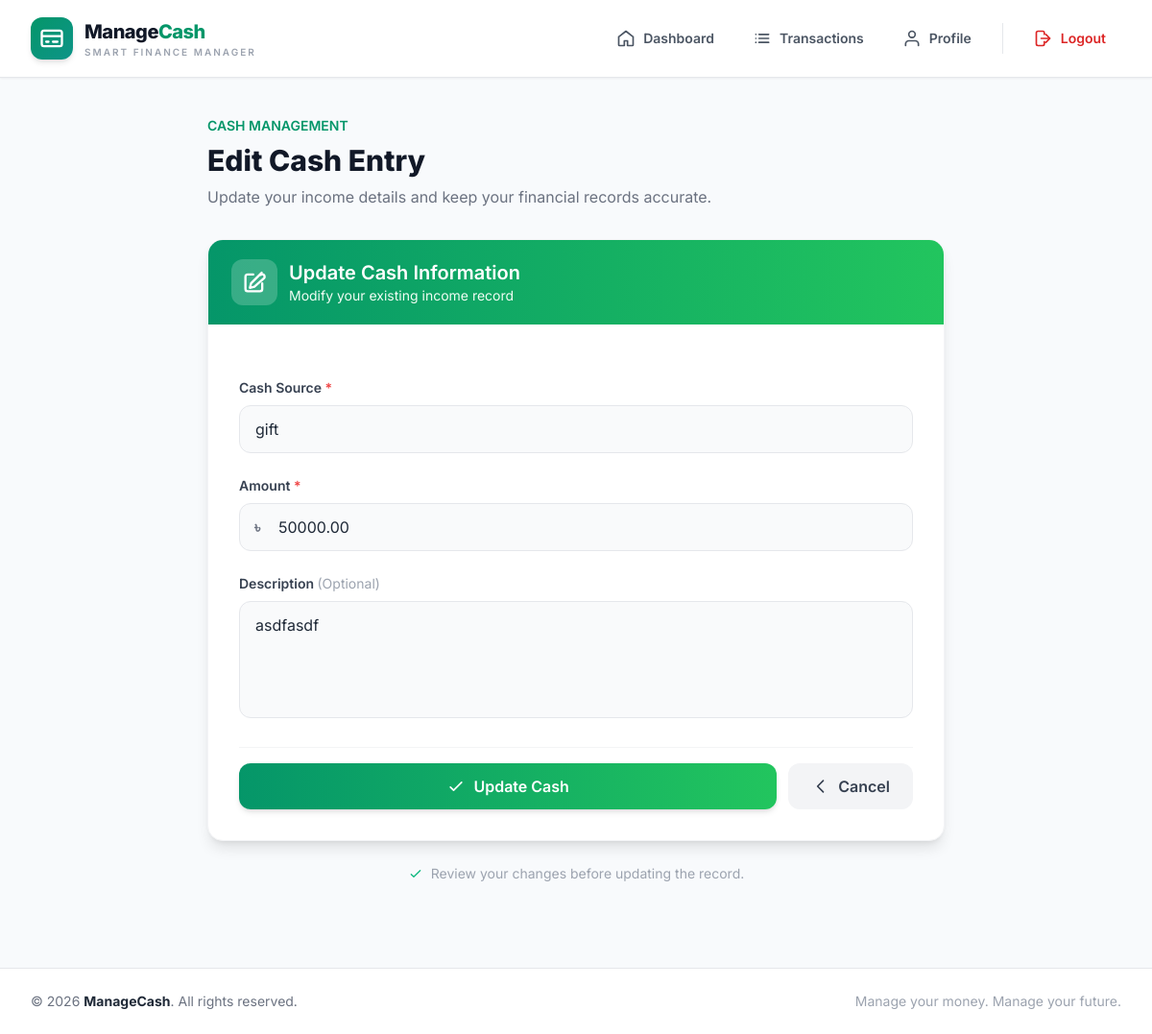
Screenshot of /edit-cash/5/ (signed in) with the database file from the repository.
### ManageCash/models.py (models this page shows, shortened)
class AddCash(models.Model):
	user = models.ForeignKey(User, on_delete=models.CASCADE, related_name='cash_entries')
	source = models.CharField(max_length=200)
	datetime = models.DateTimeField(auto_now_add=True)
	amount = models.DecimalField(max_digits=12, decimal_places=2)
	description = models.TextField(blank=True)

### ManageCash/views.py (the view, shortened to what this page needs)
# urls.py: path('edit-cash/<int:pk>/', views.edit_cash, name='edit_cash'),
@login_required
def edit_cash(request, pk):
    cash = get_object_or_404(AddCash, pk=pk, user=request.user)
    return render(request, 'ManageCash/edit_cash.html', {'cash': cash})

### ManageCash/templates/ManageCash/edit_cash.html (shortened to what this page needs)
{% extends 'ManageCash/base.html' %}
{% block content %}
<div class="max-w-3xl mx-auto">
    <div class="mb-8">
        <p class="text-sm font-semibold text-emerald-600 mb-2">
            CASH MANAGEMENT
        </p>
        <h2 class="text-3xl font-extrabold text-gray-900">
            Edit Cash Entry
        </h2>
        <p class="text-gray-500 mt-2">
            Update your income details and keep your financial records accurate.
        </p>
    </div>
    <div class="bg-white rounded-2xl shadow-lg border border-gray-100 overflow-hidden">
        <div class="bg-gradient-to-r from-emerald-600 to-green-500 px-6 py-5">
            <div class="flex items-center gap-3">
                <div class="w-12 h-12 bg-white/20 rounded-xl flex items-center justify-center">
                    <svg xmlns="http://www.w3.org/2000/svg"
                         class="w-7 h-7 text-white"
                         fill="none"
                         viewBox="0 0 24 24"
                         stroke="currentColor"
                         stroke-width="2">
                        <path stroke-linecap="round"
                              stroke-linejoin="round"
                              d="M11 5H6a2 2 0 00-2 2v11a2 2 0 002 2h11a2 2 0 002-2v-5m-1.5-7.5a2.12 2.12 0 013 3L12 16l-4 1 1-4 9.5-9.5z"/>
                    </svg>
                </div>
                <div>
                    <h3 class="text-xl font-semibold text-white">
                        Update Cash Information
                    </h3>
                    <p class="text-green-50 text-sm">
                        Modify your existing income record
                    </p>
                </div>
            </div>
        </div>
        <form method="post" class="p-6 md:p-8 space-y-6">
            <div>
                <label for="source"
                       class="block text-sm font-semibold text-gray-700 mb-2">
                    Cash Source
                    <span class="text-red-500">*</span>
                </label>
                <input
                    type="text"
                    name="source"
                    id="source"
                    value="{{ cash.source }}"
                    placeholder="e.g. Salary, Business, Freelancing"
                    class="w-full px-4 py-3 rounded-xl border border-gray-200 bg-gray-50 focus:bg-white focus:border-emerald-500 focus:ring-4 focus:ring-emerald-100 outline-none transition duration-200"
                    required
                >
            </div>
            <div>
                <label for="amount"
                       class="block text-sm font-semibold text-gray-700 mb-2">
                    Amount
                    <span class="text-red-500">*</span>
                </label>
                <div class="relative">
                    <span class="absolute left-4 top-1/2 -translate-y-1/2 text-gray-500 font-semibold">
                        ৳
                    </span>
                    <input
                        type="number"
                        name="amount"
                        id="amount"
                        value="{{ cash.amount }}"
                        placeholder="Enter amount"
                        min="0"
                        step="0.01"
                        class="w-full pl-10 pr-4 py-3 rounded-xl border border-gray-200 bg-gray-50 focus:bg-white focus:border-emerald-500 focus:ring-4 focus:ring-emerald-100 outline-none transition duration-200"
                        required
                    >
                </div>
            </div>
            <div>
                <label for="description"
                       class="block text-sm font-semibold text-gray-700 mb-2">
                    Description
                    <span class="text-gray-400 font-normal">
                        (Optional)
                    </span>
                </label>
                <textarea
                    name="description"
                    id="description"
                    rows="4"
                    placeholder="Write some details about this cash entry..."
                    class="w-full px-4 py-3 rounded-xl border border-gray-200 bg-gray-50 focus:bg-white focus:border-emerald-500 focus:ring-4 focus:ring-emerald-100 outline-none transition duration-200 resize-none"
                >{{ cash.description }}</textarea>
            </div>
            <div class="flex flex-col sm:flex-row gap-3 pt-4 border-t border-gray-100">
                <button
                    type="submit"
                    class="flex-1 inline-flex items-center justify-center gap-2 px-6 py-3 bg-gradient-to-r from-emerald-600 to-green-500 hover:from-emerald-700 hover:to-green-600 text-white font-semibold rounded-xl shadow-md hover:shadow-lg transition duration-200 transform hover:-translate-y-0.5">
                    <svg class="w-5 h-5"
                         fill="none"
                         viewBox="0 0 24 24"
                         stroke="currentColor"
                         stroke-width="2">
                        <path stroke-linecap="round"
                              stroke-linejoin="round"
                              d="M5 13l4 4L19 7"/>
                    </svg>
                    Update Cash
                </button>
                <a href="{% url 'dashboard' %}"
                   class="px-6 py-3 inline-flex items-center justify-center gap-2 bg-gray-100 hover:bg-gray-200 text-gray-700 font-semibold rounded-xl transition duration-200">
                    <svg class="w-5 h-5"
                         fill="none"
                         viewBox="0 0 24 24"
                         stroke="currentColor"
                         stroke-width="2">
                        <path stroke-linecap="round"
                              stroke-linejoin="round"
                              d="M15 19l-7-7 7-7"/>
                    </svg>
                    Cancel
                </a>
            </div>
        </form>
    </div>
    <div class="flex items-center justify-center gap-2 mt-6 text-gray-400">
        <svg class="w-4 h-4 text-emerald-500"
             fill="none"
             viewBox="0 0 24 24"
             stroke="currentColor"
             stroke-width="2">
            <path stroke-linecap="round"
                  stroke-linejoin="round"
                  d="M5 13l4 4L19 7"/>
        </svg>
        <p class="text-sm">
            Review your changes before updating the record.
        </p>
    </div>
</div>
{% endblock %}

### ManageCash/templates/ManageCash/base.html (style rules this page uses)
body { font-family: 'Inter', sans-serif; }

### rows the page displays
AddCash: source "gift", amount "50000.00", description "asdfasdf"
